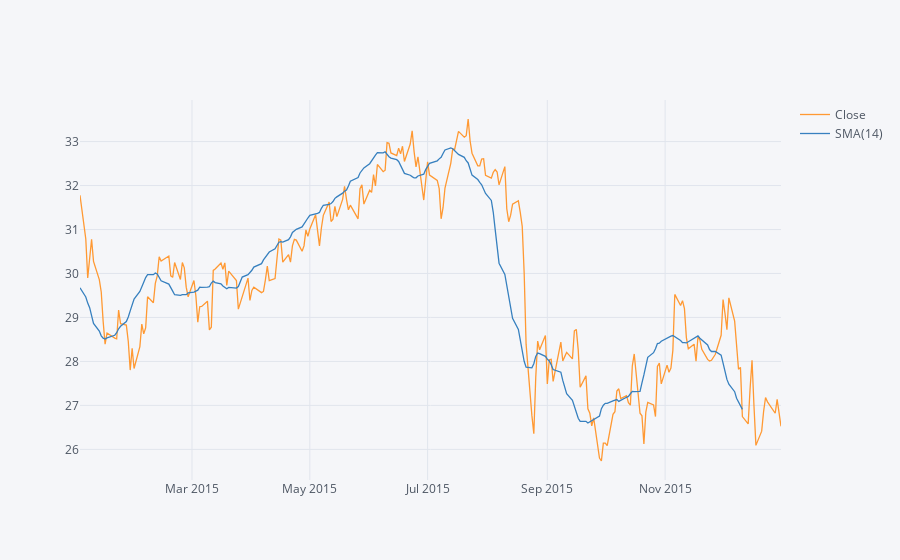

Notebook cell for this chart:
### Code cell
# Simple Moving Averages for Morgan stanley 2015
morgan_stanley['Close'].loc['2015-01-01':'2016-01-01'].ta_plot(study='sma')

### Figure 1 — Plotly figure (JSON) as saved in the notebook; plotly's stock layout.template omitted (floating-point values rounded to 4 significant figures; data arrays with more than 128 entries replaced by an {"elided": "..."} marker saying what was removed)
{"data": [{"line": {"color": "rgba(255, 153, 51, 1.0)", "dash": "solid", "shape": "linear", "width": 1.3}, "mode": "lines", "name": "Close", "text": "", "type": "scatter", "x": {"elided": "252 str values"}, "y": {"elided": "252 float values"}}, {"line": {"color": "rgba(55, 128, 191, 1.0)", "dash": "solid", "shape": "linear", "width": 1.3}, "mode": "lines", "name": "SMA(14)", "text": "", "type": "scatter", "x": {"elided": "252 str values"}, "y": {"elided": "252 mixed values"}}], "layout": {"legend": {"bgcolor": "#F5F6F9", "font": {"color": "#4D5663"}}, "paper_bgcolor": "#F5F6F9", "plot_bgcolor": "#F5F6F9", "title": {"font": {"color": "#4D5663"}}, "xaxis": {"gridcolor": "#E1E5ED", "showgrid": true, "tickfont": {"color": "#4D5663"}, "title": {"font": {"color": "#4D5663"}, "text": ""}, "zerolinecolor": "#E1E5ED"}, "yaxis": {"gridcolor": "#E1E5ED", "showgrid": true, "tickfont": {"color": "#4D5663"}, "title": {"font": {"color": "#4D5663"}, "text": ""}, "zerolinecolor": "#E1E5ED"}}}
